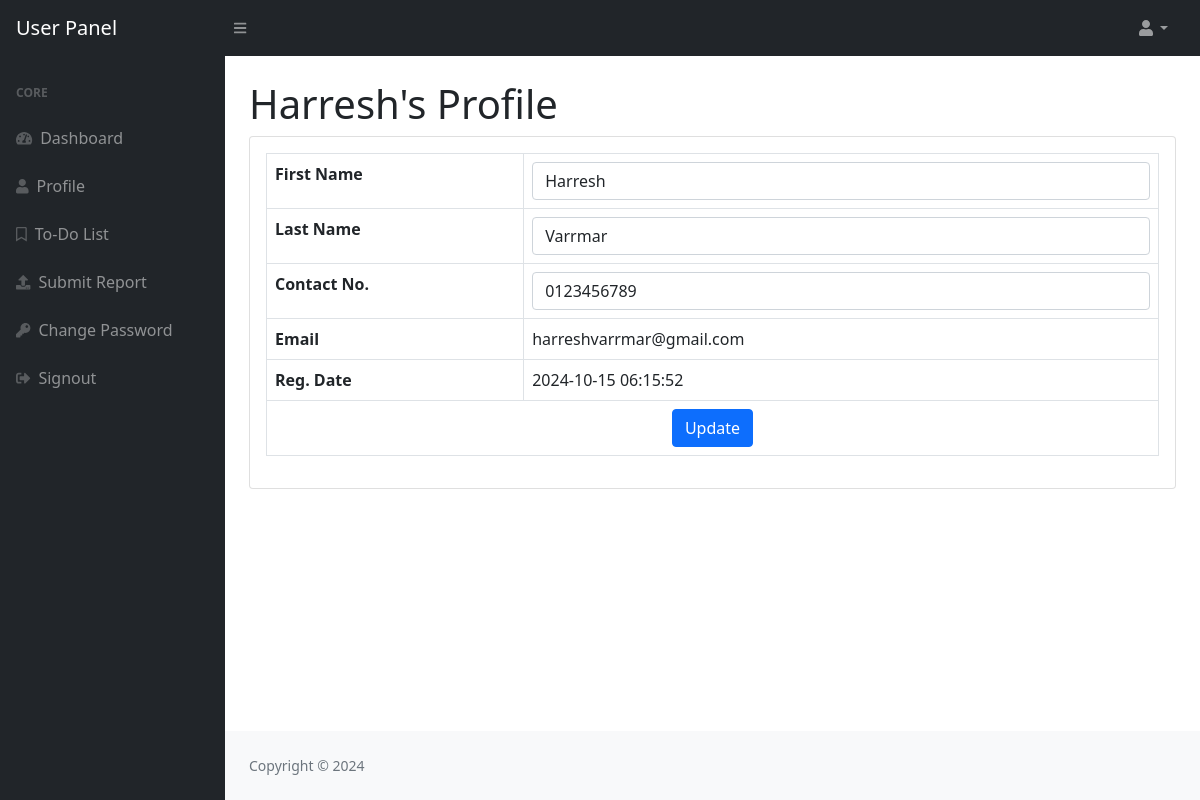
Page /CyberSages-main/edit-profile.php (signed in) on the committed database.
### tables this page shows
CREATE TABLE `users` (
  `id` int(11) NOT NULL,
  `fname` varchar(255) DEFAULT NULL,
  `lname` varchar(255) DEFAULT NULL,
  `email` varchar(255) DEFAULT NULL,
  `password` varchar(300) DEFAULT NULL,
  `contactno` varchar(11) DEFAULT NULL,
  `posting_date` timestamp NOT NULL DEFAULT current_timestamp()
);

### CyberSages-main/edit-profile.php (the view, shortened to what this page needs)
<?php session_start();
include_once('includes/config.php');
if (strlen($_SESSION['id']==0)) {
  header('location:logout.php');
  } else{
?>
<!DOCTYPE html>
<html lang="en">
    <head>
        <link href="https://cdn.jsdelivr.net/npm/simple-datatables@latest/dist/style.css" rel="stylesheet" />
        <link href="css/styles.css" rel="stylesheet" />
    </head>
    <body class="sb-nav-fixed">
      <?php include_once('includes/navbar.php');?>
        <div id="layoutSidenav">
          <?php include_once('includes/sidebar.php');?>
            <div id="layoutSidenav_content">
                <main>
                    <div class="container-fluid px-4">
<?php
$userid=$_SESSION['id'];
$query=mysqli_query($con,"select * from users where id='$userid'");
while($result=mysqli_fetch_array($query))
{?>
                        <h1 class="mt-4"><?php echo $result['fname'];?>'s Profile</h1>
                        <div class="card mb-4">
                     <form method="post">
                            <div class="card-body">
                                <table class="table table-bordered">
                                   <tr>
                                    <th>First Name</th>
                                       <td><input class="form-control" id="fname" name="fname" type="text" value="<?php echo $result['fname'];?>" required /></td>
                                   </tr>
                                   <tr>
                                       <th>Last Name</th>
                                       <td><input class="form-control" id="lname" name="lname" type="text" value="<?php echo $result['lname'];?>"  required /></td>
                                   </tr>
                                         <tr>
                                       <th>Contact No.</th>
                                       <td colspan="3"><input class="form-control" id="contact" name="contact" type="text" value="<?php echo $result['contactno'];?>"  pattern="[0-9]{10}" title="10 numeric characters only"  maxlength="10" required /></td>
                                   </tr>
                                   <tr>
                                       <th>Email</th>
                                       <td colspan="3"><?php echo $result['email'];?></td>
                                   </tr>
                                        <tr>
                                       <th>Reg. Date</th>
                                       <td colspan="3"><?php echo $result['posting_date'];?></td>
                                   </tr>
                                   <tr>
                                       <td colspan="4" style="text-align:center ;"><button type="submit" class="btn btn-primary btn-block" name="update">Update</button></td>
                                   </tr>
                                </table>
                            </div>
                            </form>
                        </div>
<?php } ?>
                    </div>
                </main>
          <?php include('includes/footer.php');?>
            </div>
        </div>
    </body>
</html>
<?php } ?>

### rows in the picture
users: fname "Harresh", lname "Varrmar", contact "0123456789", email "harreshvarrmar@gmail.com", posting_date "2024-10-15 06:15:52"
